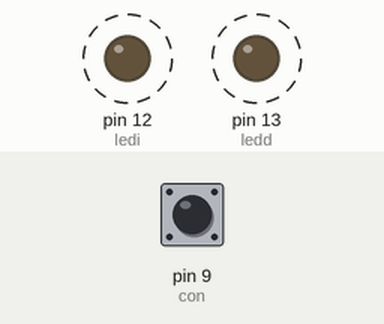
This sketch was run on a simulated Arduino Uno, built with avr-gcc and run on an emulated ATmega328P. On the bench: output pins drawn as LEDs (lit = HIGH). Dashed ring = blinking. Inputs (shaded band) come from the test bench; at power-on: pin 9 (con) HIGH.

Above: at 7.8 s.
7.9 s: pin 9 (con) pulled LOW for 1.6 s
At 12.4 s:
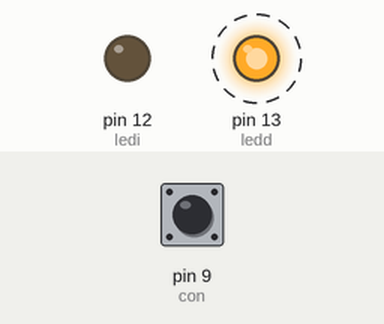
At 16.4 s:
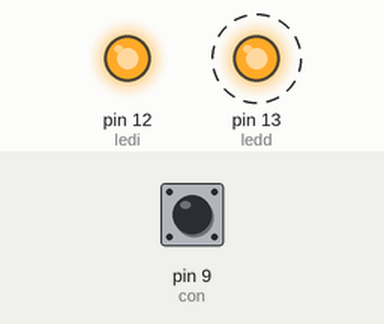
Timing chart, 0 to 18.5 s (numbered marks = the images above; inputs shaded):
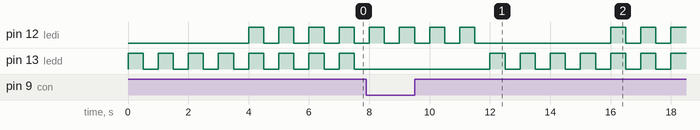

The sketch:

tema4-12.ino
```cpp
#define ledd 13
#define ledi 12
#define con 9
int primero = 0;


void setup() {
  // put your setup code here, to run once:
  pinMode(ledd, OUTPUT);
  pinMode(ledi, OUTPUT);
  pinMode(con, INPUT_PULLUP);
}

void loop() {
  // put your main code here, to run repeatedly:
  do {
    digitalWrite(ledd, HIGH);
    delay(500);
    digitalWrite(ledd, LOW);
    delay(500);
    primero++;
  } while (primero < 4);
  primero = 0;
  do {
    digitalWrite(ledd, HIGH);
    digitalWrite(ledi, HIGH);
    delay(500);
    digitalWrite(ledd, LOW);
    digitalWrite(ledi, LOW);
    delay(500);
  } while (digitalRead(con) == HIGH);
  do {
    digitalWrite(ledi, HIGH);
    delay(500);
    digitalWrite(ledi, LOW);
    delay(500);
    primero++;
  } while (primero < 4);
  primero = 0;
}
```
